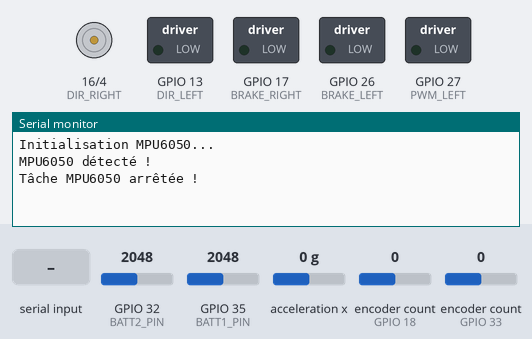
Simulated run of this program. Board: ESP32. Shown: direction and speed pins drawn as motors (green arrow = direction pin HIGH = forward, orange = LOW = backward, longer = more drive), switched loads named in the program (green lamp = pin HIGH), the last lines printed to the serial monitor. Inputs (shaded band) come from the test bench; at power-on: GPIO 32 (BATT2_PIN) = 2048, GPIO 35 (BATT1_PIN) = 2048, acceleration x 0 g, encoder count (sensors on GPIO 18, GPIO 33) 0 (analog values on the 0–4095 scale). Nothing arrives over Bluetooth unless stated.

Above: at 1.2 s.
1.3 s: "Tau 1\n" received over the second serial link
At 2.4 s:
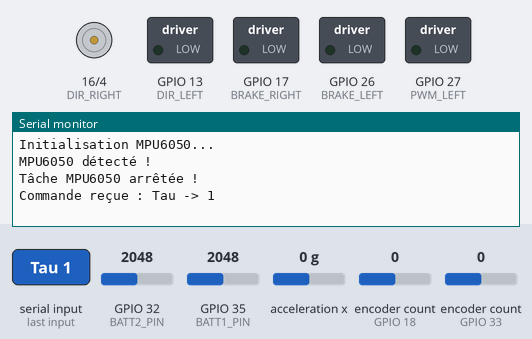
2.8 s: "Te 1\n" received over the second serial link
At 3.5 s:
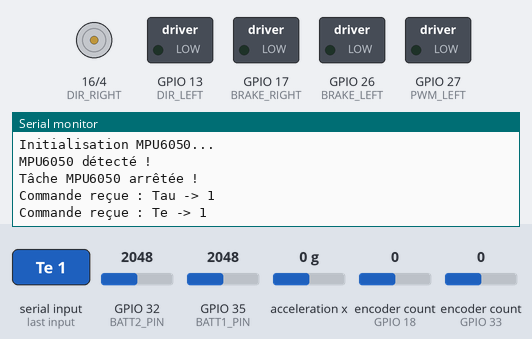
4.3 s: "Kp_ang\n" received over the second serial link
At 4.6 s:
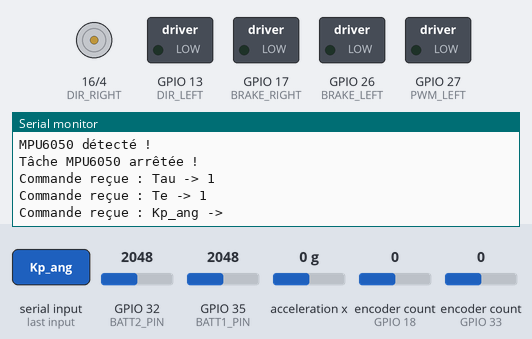

Measured:
- after the input at 1.3 s, the serial monitor: prints a new line at once (image 1)
- after the input at 2.8 s, the serial monitor: prints a new line at once (image 2)
- after the input at 4.3 s, the serial monitor: prints a new line at once (image 3)

The program:

main.cpp
```cpp
#include <Arduino.h>
#include "BluetoothSerial.h"
#include <ESP32Encoder.h>
#include <Adafruit_MPU6050.h>
#include <Adafruit_Sensor.h>
#include <Wire.h>
#include <math.h>

// Définition des broches pour les moteurs
#define BRAKE_RIGHT 17
#define DIR_RIGHT 16
#define PWM_RIGHT 4
#define BRAKE_LEFT 26
#define DIR_LEFT 13
#define PWM_LEFT 27

// Définition des broches pour les batteries
#define BATT1_PIN 35
#define BATT2_PIN 32

// Configuration du PWM
#define PWM_FREQ 20000
#define PWM_BITS 10
#define PWM_CHANNEL_RIGHT 0
#define PWM_CHANNEL_LEFT 1

//COnfiguration des Encoders
#define CLK_G 19
#define DT_G 18
#define CLK_D 25
#define DT_D 33

Adafruit_MPU6050 mpu;
sensors_event_t a, g, temp;
ESP32Encoder encoderG, encoderD;
BluetoothSerial SerialBT;
TaskHandle_t handleMPU6050 = NULL;

// Variables pour le filtrage du MPU6050
char FlagCalcul = 0;
float Te = 5;   // période d'échantillonnage en ms
float Tau = 200, tau_vitess = 206.5, tau_deriv = 71, tau_bat; // constante de temps du filtre en ms
float tG, tGF, tW, tWF, t, tetaCons; //Variables position
float consVit, obsVit, P, D, DF, I, vitD, vitG, obsVitF; // Variables vitesse
float A, B, A_v, B_v, A_d, B_d, A_bat, B_bat; // Coefficients du filtre
float tetaEq = 0.0308768;
float Kp_ang = 4190;
float Kd_ang = 8.05;
float Kp_v = 0.0000846;
float Kd_v = 0.00000159;
float Ki_v = 0.0000031;
float cf = 35.76;
float cmd;
float erreurAng, erreurVit, erreurVitPrec;
int countG, countD, countDPrec = 0, countGPrec = 0; // Compteurs des encodeurs
float ADC_Batt1, ADC_Batt2, Tension_Batt1, Tension_Batt2, T_Bat1F, T_Bat2F;

// Prototypes des tâches
void gestionMoteurs(void);
void tacheBatteries(void *param);
void tacheMPU6050(void *param);

void setup()
{
  Serial.begin(115200);
  while (!Serial)
    delay(10);

  // Initialisation des moteurs
  pinMode(BRAKE_RIGHT, OUTPUT);
  pinMode(DIR_RIGHT, OUTPUT);
  pinMode(PWM_RIGHT, OUTPUT);
  pinMode(BRAKE_LEFT, OUTPUT);
  pinMode(DIR_LEFT, OUTPUT);
  pinMode(PWM_LEFT, OUTPUT);

  digitalWrite(BRAKE_RIGHT, LOW);
  digitalWrite(BRAKE_LEFT, LOW);

  ledcSetup(PWM_CHANNEL_RIGHT, PWM_FREQ, PWM_BITS);
  ledcAttachPin(PWM_RIGHT, PWM_CHANNEL_RIGHT);
  ledcSetup(PWM_CHANNEL_LEFT, PWM_FREQ, PWM_BITS);
  ledcAttachPin(PWM_LEFT, PWM_CHANNEL_LEFT);

  encoderD.attachFullQuad(DT_D, CLK_D);
  encoderD.setCount(0);
  encoderG.attachFullQuad(DT_G, CLK_G);
  encoderG.setCount(0);

  SerialBT.begin("gyro_J&B");

  // Initialisation de l'ADC pour les batteries
  analogReadResolution(12);

  // Initialisation du MPU6050
  Serial.println("Initialisation MPU6050...");
  if (!mpu.begin())
  {
    Serial.println("Échec de détection du MPU6050 !");
  }
  else
  {
    Serial.println("MPU6050 détecté !");
    mpu.setAccelerometerRange(MPU6050_RANGE_2_G);
    mpu.setGyroRange(MPU6050_RANGE_500_DEG);
    mpu.setFilterBandwidth(MPU6050_BAND_94_HZ);
  }

  // Calcul des coefficients du filtre
  A = 1 / (1 + Tau / Te);
  B = Tau / Te * A;

  A_v = 1 / (1 + tau_vitess / Te);
  B_v = tau_vitess / Te * A_v;

  A_d = 1 / (1 + tau_deriv / Te);
  B_d = tau_deriv / Te * A_v;

  A_bat = 1 / (1 + tau_bat / Te);
  B_bat = tau_bat / Te * A_v;

  // Création des tâches

  xTaskCreate(tacheBatteries, "Tâche Batteries", 10000, NULL, 1, NULL);
  xTaskCreate(tacheMPU6050, "Tâche MPU6050", 10000, NULL, 10, &handleMPU6050);
}

// Fonction pour contrôler le moteur droit
void setMotorRight(int speed)
{
  digitalWrite(DIR_RIGHT, (speed < 0) ? LOW : HIGH);
  ledcWrite(PWM_CHANNEL_RIGHT, constrain(abs(speed), 0, 950));
}

// Fonction pour contrôler le moteur gauche (inversion automatique)
void setMotorLeft(int speed)
{
  digitalWrite(DIR_LEFT, (speed < 0) ? HIGH : LOW);
  ledcWrite(PWM_CHANNEL_LEFT, constrain(abs(speed), 0, 950));
}

// Fonction pour activer ou désactiver le freinage
void stopMotor(int brakePin) { digitalWrite(brakePin, HIGH); }
void releaseMotor(int brakePin) { digitalWrite(brakePin, LOW); }

float getVitesse(void)
{
  countG = encoderG.getCount();
  countD = encoderD.getCount();
  vitG = (countG - countGPrec) / (Te/1000);
  vitD = (countD - countDPrec) / (Te/1000);
  countGPrec = countG;
  countDPrec = countD;
  obsVit = (vitG - vitD) / 2; //moyenne des vitesses des deux roues
  obsVitF = (A_v * obsVit + B_v * obsVitF);
  return obsVitF;
}

// Gestion des moteurs
void gestionMoteurs(void)
{
/***********************************************/
// asservissement en vitesse
/***********************************************/

  erreurVit = consVit - getVitesse();
  P = Kp_v * erreurVit;
  D = Kd_v * ((erreurVit - erreurVitPrec) / (Te/1000));
  DF = A_d * D + B_d * DF;
  I += Ki_v * erreurVit * (Te/1000);
  if(I > 0.05) I = 0.05;
  if(I < -0.05) I = -0.05;
  erreurVitPrec = erreurVit;
  tetaCons = P + DF + I;

  if (tetaCons > 0.08) tetaCons = 0.08;
  else if (tetaCons < -0.08) tetaCons = -0.08;

  tetaCons += tetaEq; // Ajout de l'angle d'équilibre

/***********************************************/
// asservissement en position angulaire
/***********************************************/

  erreurAng = tetaCons - t;
  cmd = Kp_ang * erreurAng + Kd_ang * g.gyro.z;

  // commande moteurs
  if (cmd > 0) cmd += cf;
  else if (cmd < 0) cmd -= cf;

  //saturation de la commande
  if (cmd > 950) cmd = 950;
  if (cmd < -950) cmd = -950;
  setMotorRight(cmd);
  setMotorLeft(cmd);
}

/***********************************************/
// Lecture des tensions des batteries
/***********************************************/

void tacheBatteries(void *param)
{
  TickType_t xLastWakeTime;
  xLastWakeTime = xTaskGetTickCount();

  while (1)
  {
    ADC_Batt1 = analogRead(BATT1_PIN) * (3.3 / 4095.0);
    ADC_Batt2 = analogRead(BATT2_PIN) * (3.3 / 4095.0);

    Tension_Batt1 = ADC_Batt1 * 2.5;
    Tension_Batt2 = (ADC_Batt2 * 4.9) - Tension_Batt1;

    T_Bat1F = A_bat * Tension_Batt1 + B_bat * T_Bat1F;
    T_Bat2F = A_bat * Tension_Batt2 + B_bat * T_Bat2F;

    if (T_Bat1F < 6.5 || T_Bat2F < 6.5)
    {
      if (handleMPU6050 != NULL)  // Vérifier si la tâche existe
      {
        vTaskDelete(handleMPU6050);  // Supprimer la tâche
        handleMPU6050 = NULL;        // Nettoyer le handle
        Serial.println("Tâche MPU6050 arrêtée !");
        setMotorRight(0);
        setMotorLeft(0);
      }
    }
    else
    {
      if (handleMPU6050 == NULL)  // Vérifier si la tâche n'existe pas
      {
        xTaskCreate(tacheMPU6050, "Tâche MPU6050", 10000, NULL, 10, &handleMPU6050);
        Serial.println("Tâche MPU6050 redémarrée !");
      }
    }
    vTaskDelayUntil(&xLastWakeTime, pdMS_TO_TICKS(1000));
  }
}


// Acquisition et filtrage du MPU6050
void tacheMPU6050(void *param)
{
  TickType_t xLastWakeTime;
  xLastWakeTime = xTaskGetTickCount();

  while (1)
  {
    mpu.getEvent(&a, &g, &temp);
    tG = atan2(a.acceleration.y, a.acceleration.x);
    tGF = A * tG + B * tGF;
    tW = -Tau / 1000 * g.gyro.z;
    tWF = A * tW + B * tWF;
    t = tGF + tWF;

    gestionMoteurs();
    FlagCalcul = 1;

    vTaskDelayUntil(&xLastWakeTime, pdMS_TO_TICKS(Te));
  }
}

// Fonction de réception de commandes UART
void reception(char ch)
{
  static String chaine = "";
  String commande, valeur;
  int index, length;

  if ((ch == 13) || (ch == 10))
  {
    index = chaine.indexOf(' ');
    length = chaine.length();
    if (index == -1)
    {
      commande = chaine;
      valeur = "";
    }
    else
    {
      commande = chaine.substring(0, index);
      valeur = chaine.substring(index + 1, length);
    }

    if (commande == "Tau")
    {
      Tau = valeur.toFloat();
      A = 1 / (1 + Tau / Te);
      B = Tau / Te * A;
    }
    if (commande == "Te") Te = valeur.toInt();
    if (commande == "Kp_ang") Kp_ang = valeur.toFloat();
    if (commande == "Kd_ang") Kd_ang = valeur.toFloat();
    if (commande == "Kp_v") Kp_v = valeur.toFloat();
    if (commande == "Kd_v") Kd_v = valeur.toFloat();
    if (commande == "Ki_v") Ki_v = valeur.toFloat();
    if (commande == "cf") cf = valeur.toFloat();
    if (commande == "tetaEq") tetaEq = valeur.toFloat();
    chaine = "";
  }
  else chaine += ch;
}

//fonction de réception des données bluetooth
void receptionBT(char ch)
{
    static String chaine = "";
    String commande, valeur;
    int index, length;

    if ((ch == 13) || (ch == 10)) // Fin de commande
    {
        index = chaine.indexOf(' ');
        length = chaine.length();
        if (index == -1)
        {
            commande = chaine;
            valeur = "";
        }
        else
        {
            commande = chaine.substring(0, index);
            valeur = chaine.substring(index + 1, length);
        }

        if (commande == "Tau")
        {
            Tau = valeur.toFloat();
            A = 1 / (1 + Tau / Te);
            B = Tau / Te * A;
        }
        if (commande == "Te") Te = valeur.toInt();
        if (commande == "Kp_ang") Kp_ang = valeur.toFloat();
        if (commande == "Kd_ang") Kd_ang = valeur.toFloat();
        if (commande == "Kp_v") Kp_v = valeur.toFloat();
        if (commande == "Kd_v") Kd_v = valeur.toFloat();
        if (commande == "Ki_v") Ki_v = valeur.toFloat();
        if (commande == "cf") cf = valeur.toFloat();
        if (commande == "tetaEq") tetaEq = valeur.toFloat();
        if (commande == "tau_vit") tau_vitess = valeur.toFloat();
        if (commande == "tau_deriv") tau_deriv = valeur.toFloat();
        if (commande == "tau_bat") tau_bat = valeur.toFloat();

        Serial.println("Commande reçue : " + commande + " -> " + valeur);
        chaine = "";
    }
    else chaine += ch;
}

// Lecture des données UART
void serialEvent()
{
  while (Serial.available() > 0) reception(Serial.read());
}

//lecture des données bluetooth
void serialBTEvent()
{
    while (SerialBT.available() > 0) receptionBT(SerialBT.read());
}

void loop()
{
  serialBTEvent();
  if (FlagCalcul == 1)
  {
    SerialBT.printf("%f ", T_Bat1F);
    SerialBT.printf("%f ", T_Bat2F);
    SerialBT.printf("%f ", Tension_Batt1);
    SerialBT.printf("%f\n", Tension_Batt2);
    // Serial.print(" ");
    // Serial.println(obsVitF);
    // SerialBT.print(Kp_v);
    // Serial.print(" ");
    // SerialBT.print(Kd_v);
    // Serial.print(" ");
    // SerialBT.println(Ki_v);
    FlagCalcul = 0;
  }
}
```
